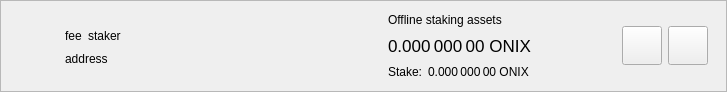
<?xml version="1.0" encoding="UTF-8"?>
<ui version="4.0">
 <class>DelegationItemWidget</class>
 <widget class="QWidget" name="DelegationItemWidget">
  <property name="geometry">
   <rect>
    <x>0</x>
    <y>0</y>
    <width>727</width>
    <height>92</height>
   </rect>
  </property>
  <property name="sizePolicy">
   <sizepolicy hsizetype="Preferred" vsizetype="Maximum">
    <horstretch>0</horstretch>
    <verstretch>0</verstretch>
   </sizepolicy>
  </property>
  <property name="windowTitle">
   <string>Form</string>
  </property>
  <layout class="QVBoxLayout" name="verticalLayout_2">
   <property name="spacing">
    <number>0</number>
   </property>
   <property name="leftMargin">
    <number>0</number>
   </property>
   <property name="topMargin">
    <number>0</number>
   </property>
   <property name="rightMargin">
    <number>0</number>
   </property>
   <property name="bottomMargin">
    <number>0</number>
   </property>
   <item>
    <widget class="QFrame" name="delegationItemFrame">
     <property name="frameShape">
      <enum>QFrame::StyledPanel</enum>
     </property>
     <property name="frameShadow">
      <enum>QFrame::Raised</enum>
     </property>
     <layout class="QHBoxLayout" name="horizontalLayout">
      <property name="topMargin">
       <number>0</number>
      </property>
      <property name="bottomMargin">
       <number>0</number>
      </property>
      <item>
       <widget class="QLabel" name="delegationLogo">
        <property name="sizePolicy">
         <sizepolicy hsizetype="Fixed" vsizetype="Fixed">
          <horstretch>0</horstretch>
          <verstretch>0</verstretch>
         </sizepolicy>
        </property>
        <property name="minimumSize">
         <size>
          <width>40</width>
          <height>40</height>
         </size>
        </property>
        <property name="alignment">
         <set>Qt::AlignCenter</set>
        </property>
       </widget>
      </item>
      <item>
       <widget class="QStackedWidget" name="stackedWidget">
        <property name="currentIndex">
         <number>0</number>
        </property>
        <widget class="QWidget" name="page">
         <layout class="QHBoxLayout" name="horizontalLayout_4">
          <item>
           <layout class="QHBoxLayout" name="horizontalLayout_3">
            <item>
             <layout class="QVBoxLayout" name="verticalLayout">
              <property name="rightMargin">
               <number>15</number>
              </property>
              <item>
               <spacer name="verticalSpacer_2">
                <property name="orientation">
                 <enum>Qt::Vertical</enum>
                </property>
                <property name="sizeHint" stdset="0">
                 <size>
                  <width>20</width>
                  <height>0</height>
                 </size>
                </property>
               </spacer>
              </item>
              <item alignment="Qt::AlignLeft">
               <widget class="QWidget" name="widgetDelegation" native="true">
                <property name="minimumSize">
                 <size>
                  <width>280</width>
                  <height>0</height>
                 </size>
                </property>
                <layout class="QHBoxLayout" name="horizontalLayout_2" stretch="0,0,1">
                 <property name="leftMargin">
                  <number>0</number>
                 </property>
                 <property name="topMargin">
                  <number>0</number>
                 </property>
                 <property name="rightMargin">
                  <number>0</number>
                 </property>
                 <property name="bottomMargin">
                  <number>0</number>
                 </property>
                 <item alignment="Qt::AlignLeft">
                  <widget class="QLabel" name="labelFee">
                   <property name="text">
                    <string>fee</string>
                   </property>
                   <property name="textInteractionFlags">
                    <set>Qt::LinksAccessibleByMouse|Qt::TextSelectableByMouse</set>
                   </property>
                  </widget>
                 </item>
                 <item alignment="Qt::AlignLeft">
                  <widget class="QLabel" name="labelStaker">
                   <property name="text">
                    <string>staker</string>
                   </property>
                   <property name="textInteractionFlags">
                    <set>Qt::LinksAccessibleByMouse|Qt::TextSelectableByMouse</set>
                   </property>
                  </widget>
                 </item>
                 <item>
                  <spacer name="horizontalSpacer">
                   <property name="orientation">
                    <enum>Qt::Horizontal</enum>
                   </property>
                   <property name="sizeType">
                    <enum>QSizePolicy::Minimum</enum>
                   </property>
                   <property name="sizeHint" stdset="0">
                    <size>
                     <width>0</width>
                     <height>20</height>
                    </size>
                   </property>
                  </spacer>
                 </item>
                </layout>
               </widget>
              </item>
              <item alignment="Qt::AlignLeft">
               <widget class="QLabel" name="labelAddress">
                <property name="text">
                 <string>address</string>
                </property>
                <property name="textInteractionFlags">
                 <set>Qt::LinksAccessibleByMouse|Qt::TextSelectableByMouse</set>
                </property>
               </widget>
              </item>
              <item>
               <spacer name="verticalSpacer">
                <property name="orientation">
                 <enum>Qt::Vertical</enum>
                </property>
                <property name="sizeHint" stdset="0">
                 <size>
                  <width>20</width>
                  <height>0</height>
                 </size>
                </property>
               </spacer>
              </item>
             </layout>
            </item>
            <item>
             <widget class="QWidget" name="vLineAssets" native="true">
              <property name="minimumSize">
               <size>
                <width>1</width>
                <height>0</height>
               </size>
              </property>
             </widget>
            </item>
            <item>
             <widget class="QWidget" name="widgetStakingAssets" native="true">
              <property name="sizePolicy">
               <sizepolicy hsizetype="Minimum" vsizetype="Preferred">
                <horstretch>0</horstretch>
                <verstretch>0</verstretch>
               </sizepolicy>
              </property>
              <layout class="QVBoxLayout" name="verticalLayout_3">
               <property name="leftMargin">
                <number>15</number>
               </property>
               <property name="topMargin">
                <number>0</number>
               </property>
               <property name="rightMargin">
                <number>15</number>
               </property>
               <property name="bottomMargin">
                <number>0</number>
               </property>
               <item>
                <widget class="QLabel" name="labelAssetsText">
                 <property name="text">
                  <string>Offline staking assets</string>
                 </property>
                 <property name="alignment">
                  <set>Qt::AlignLeading|Qt::AlignLeft|Qt::AlignVCenter</set>
                 </property>
                </widget>
               </item>
               <item>
                <widget class="QLabel" name="labelAssets">
                 <property name="font">
                  <font>
                   <pointsize>13</pointsize>
                  </font>
                 </property>
                 <property name="cursor">
                  <cursorShape>IBeamCursor</cursorShape>
                 </property>
                 <property name="toolTip">
                  <string>Your current spendable balance</string>
                 </property>
                 <property name="text">
                  <string notr="true">0.000 000 00 ONIX</string>
                 </property>
                 <property name="alignment">
                  <set>Qt::AlignLeading|Qt::AlignLeft|Qt::AlignVCenter</set>
                 </property>
                 <property name="textInteractionFlags">
                  <set>Qt::LinksAccessibleByMouse|Qt::TextSelectableByMouse</set>
                 </property>
                </widget>
               </item>
               <item>
                <layout class="QHBoxLayout" name="horizontalLayout_6">
                 <property name="spacing">
                  <number>6</number>
                 </property>
                 <item>
                  <widget class="QLabel" name="labelStakeText">
                   <property name="sizePolicy">
                    <sizepolicy hsizetype="Maximum" vsizetype="Preferred">
                     <horstretch>0</horstretch>
                     <verstretch>0</verstretch>
                    </sizepolicy>
                   </property>
                   <property name="text">
                    <string>Stake:</string>
                   </property>
                   <property name="alignment">
                    <set>Qt::AlignLeading|Qt::AlignLeft|Qt::AlignVCenter</set>
                   </property>
                  </widget>
                 </item>
                 <item>
                  <widget class="QLabel" name="labelStake">
                   <property name="text">
                    <string>0.000 000 00 ONIX</string>
                   </property>
                   <property name="alignment">
                    <set>Qt::AlignLeading|Qt::AlignLeft|Qt::AlignVCenter</set>
                   </property>
                   <property name="textInteractionFlags">
                    <set>Qt::LinksAccessibleByMouse|Qt::TextSelectableByMouse</set>
                   </property>
                  </widget>
                 </item>
                 <item>
                  <spacer name="horizontalSpacer_4">
                   <property name="orientation">
                    <enum>Qt::Horizontal</enum>
                   </property>
                   <property name="sizeType">
                    <enum>QSizePolicy::Minimum</enum>
                   </property>
                   <property name="sizeHint" stdset="0">
                    <size>
                     <width>0</width>
                     <height>0</height>
                    </size>
                   </property>
                  </spacer>
                 </item>
                </layout>
               </item>
              </layout>
             </widget>
            </item>
            <item>
             <spacer name="horizontalSpacer_2">
              <property name="orientation">
               <enum>Qt::Horizontal</enum>
              </property>
              <property name="sizeHint" stdset="0">
               <size>
                <width>193</width>
                <height>20</height>
               </size>
              </property>
             </spacer>
            </item>
            <item>
             <widget class="QToolButton" name="buttonSplit">
              <property name="text">
               <string/>
              </property>
              <property name="iconSize">
               <size>
                <width>32</width>
                <height>32</height>
               </size>
              </property>
             </widget>
            </item>
            <item>
             <widget class="QToolButton" name="buttonRemove">
              <property name="text">
               <string/>
              </property>
              <property name="iconSize">
               <size>
                <width>32</width>
                <height>32</height>
               </size>
              </property>
             </widget>
            </item>
           </layout>
          </item>
         </layout>
        </widget>
        <widget class="QWidget" name="page_2">
         <layout class="QHBoxLayout" name="horizontalLayout_5">
          <item>
           <widget class="QLabel" name="labelNewDelegation">
            <property name="text">
             <string>Add new delegations</string>
            </property>
           </widget>
          </item>
          <item>
           <spacer name="horizontalSpacer_3">
            <property name="orientation">
             <enum>Qt::Horizontal</enum>
            </property>
            <property name="sizeHint" stdset="0">
             <size>
              <width>408</width>
              <height>20</height>
             </size>
            </property>
           </spacer>
          </item>
          <item>
           <widget class="QToolButton" name="buttonRestore">
            <property name="text">
             <string/>
            </property>
            <property name="iconSize">
             <size>
              <width>32</width>
              <height>32</height>
             </size>
            </property>
           </widget>
          </item>
          <item>
           <widget class="QToolButton" name="buttonAdd">
            <property name="text">
             <string/>
            </property>
            <property name="iconSize">
             <size>
              <width>32</width>
              <height>32</height>
             </size>
            </property>
           </widget>
          </item>
         </layout>
        </widget>
       </widget>
      </item>
     </layout>
    </widget>
   </item>
  </layout>
 </widget>
 <resources/>
 <connections/>
</ui>
